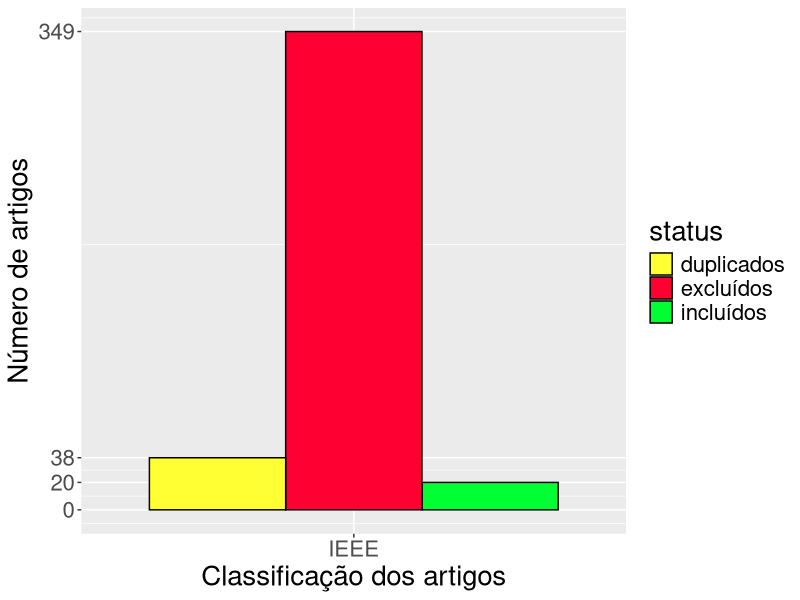

This figure's R source:
library(ggplot2)

df2 <- data.frame(status = factor(c("incluídos",
                                    "excluídos", 
                                    "duplicados")),
                  
                  time = factor(c("IEEE",  
                                  "IEEE",   
                                  "IEEE"), 
                                
                                levels=c("IEEE")),
                  total_bill = c(20,  
                                 349, 
                                 38))

# Very basic bar graph
r <- ggplot(data=df2, aes(x=time, y=total_bill, fill=status)) + 
  theme(text = element_text(size=20))+
  geom_bar(stat="identity", position=position_dodge(), colour="black") +
  scale_fill_manual(values=c("#FFFF33", "#FF0033", "#00FF33")
                    
                    #      + xlab("New x label")
                    #       + ylab("New y label")
                    
  )
r <- r + xlab("Classificação dos artigos")
r <- r + ylab("Número de artigos")
r <- r + scale_y_continuous(breaks=c(0, 20, 38, 349), 
                            labels=c("0","20", "38", "349"))

ggsave(filename="/home/toasty/Dropbox/MestradoAdilson/2semestre2014/Qualificacao/texto/ScriptR/IEEEPLOT.png", dpi = 600)
